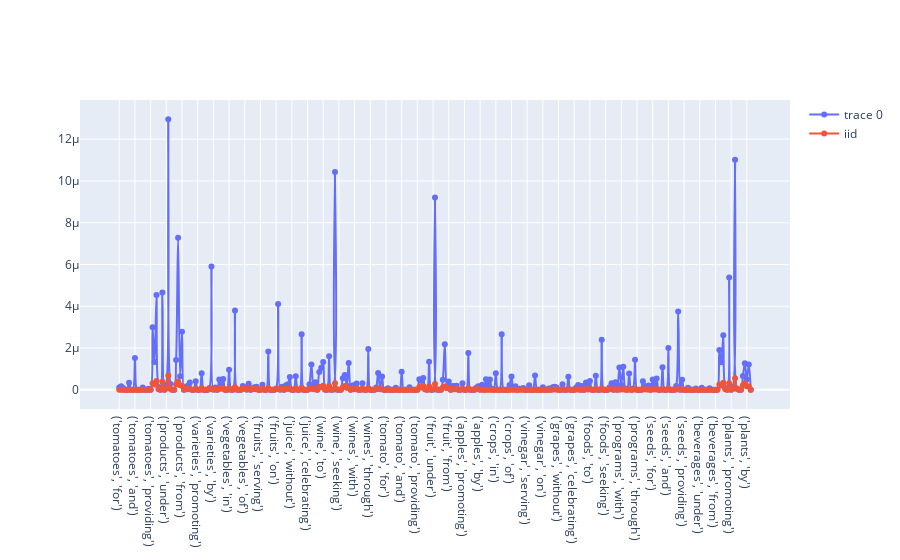

The notebook cell saved with this chart:
### Code cell
from semiolog import util_g
from scipy.stats import entropy
from math import log

parad_pair = util_g.subsequences(text.parad_chain.keys_t_soft,2)

n = 2
cross_parad_pair = [(l,r) for l in parad_pair[n][0] for r in parad_pair[n][1]]

iid_prob_parad_pair = [semiotic.vocab.prob.get(l,0)*semiotic.vocab.prob.get(r,0) for l,r in cross_parad_pair]

prob_parad_pair = [semiotic.ng2.prob.get(pair,0) for pair in cross_parad_pair]

cross_entropy = entropy(iid_prob_parad_pair,qk=prob_parad_pair)

print(cross_entropy)

util_g.plot_scatter_line([str(pair) for pair in cross_parad_pair],prob_parad_pair, add_trace=([str(pair) for pair in cross_parad_pair],iid_prob_parad_pair, "iid"))

# util_g.plot_scatter_line([str(pair) for pair in cross_parad_pair],iid_prob_parad_pair)

### Figure 1 — Plotly figure (JSON) as saved in the notebook; plotly's stock layout.template omitted (floating-point values rounded to 4 significant figures; data arrays with more than 128 entries replaced by an {"elided": "..."} marker saying what was removed)
{"data": [{"line": {"shape": "spline"}, "mode": "lines+markers", "type": "scatter", "x": {"elided": "323 str values"}, "y": {"elided": "323 float values"}}, {"line": {"shape": "spline"}, "mode": "lines+markers", "name": "iid", "type": "scatter", "x": {"elided": "323 str values"}, "y": {"elided": "323 float values"}}], "layout": {"title": {}, "xaxis": {"title": {}}, "yaxis": {"title": {}}}}
